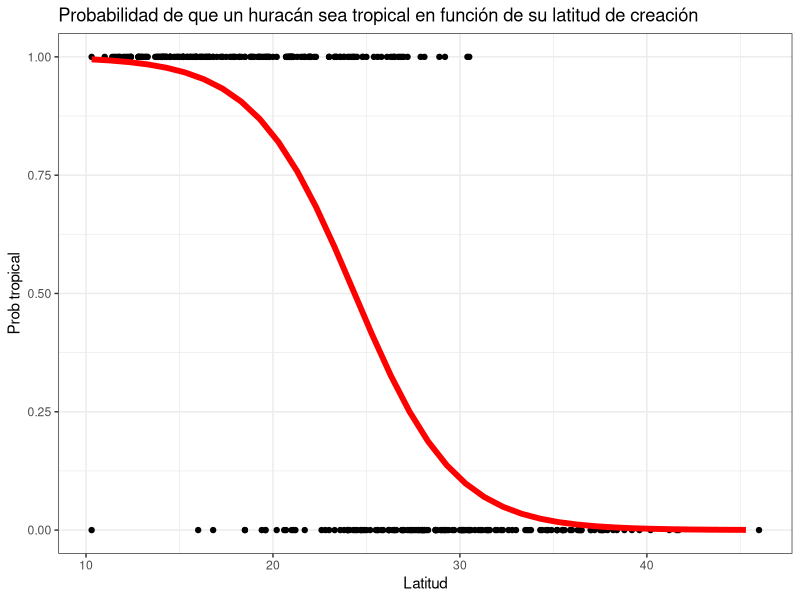

R code for this plot:
## ---- chunk 1
knitr::opts_chunk$set(echo = TRUE)
## ---- chunk 2

library(readxl)
library(MASS)
library(tidyverse)
library(here)

## ---- chunk 3
huracanes = read_excel("huracanes.xlsx")

huracanes = huracanes %>%
  mutate(trop2 = ifelse(tropical == "si", 1, 0))


## ---- chunk 4

mod <- glm(trop2 ~ lat_creacion, data = huracanes, family = binomial) #Modelo 

## ---- chunk 5

Mcfaden <- 1 - (mod$deviance / mod$null.deviance)

cat("Pseudo R2=",Mcfaden)

## ---- chunk 6


summary(mod)

## ---- chunk 7


ggplot(huracanes, aes(x = lat_creacion, y = trop2)) +
  geom_point() +
  #xlab('Latitud') + 
  #ylab('Prob Tropical') +
  labs(title = "Probabilidad de que un huracán sea tropical en función de su latitud de creación",
       x = "Latitud",
       y = "Prob tropical") +
  theme_bw() -> p1
#p1

# la interpretacion de b1
betas <- coef(mod)
exp(betas[2])




xp <- min(huracanes$lat_creacion):max(huracanes$lat_creacion)
b0 <- betas[1]
b1 <- betas[2]
curva <- data.frame(lat_creacion = xp, trop2 = exp(b0 + b1*xp)/(1 +  exp(b0 + b1*xp)))

#p1 + 
 # geom_line(data = curva, col = 'red', size = 2)


# grafiquemos la curva Y la recta
p1 + 
  geom_line(data = curva, col = 'red', size = 2) 
 # geom_line(data = recta, col = 'blue', size = 2)
